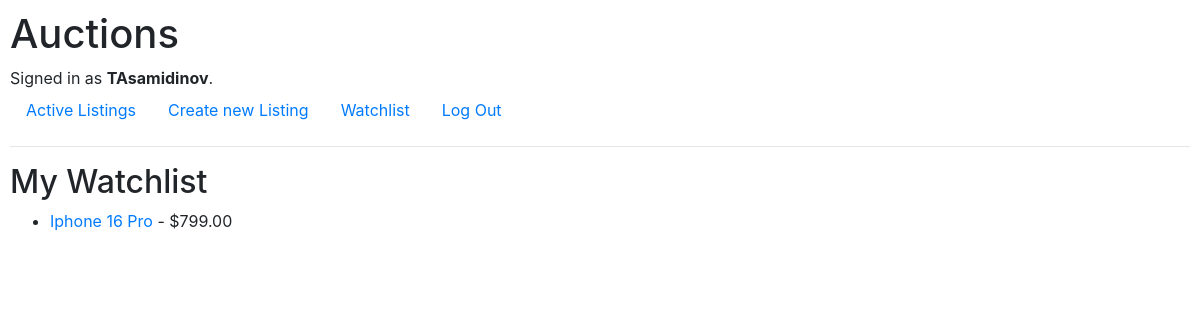
Screenshot of /watchlist (signed in) with the database file from the repository.
### auctions/models.py (models this page shows, shortened)
class User(AbstractUser):
    name = models.CharField(max_length=255, blank=True)
    surname = models.CharField(max_length=255, blank=True)
    email = models.EmailField(unique=True)
    phone_number = models.CharField(max_length=15, blank=True)
    address = models.TextField(blank=True)
    date_of_birth = models.DateField(null=True, blank=True)
    is_verified = models.BooleanField(default=False)
    watchlist = models.ManyToManyField('Listing', related_name='watchers', blank=True)

class Listing(models.Model):
    title = models.CharField(max_length=255)
    description = models.TextField()
    price = models.DecimalField(max_digits=10, decimal_places=2)
    created_at = models.DateTimeField(auto_now_add=True)
    updated_at = models.DateTimeField(auto_now=True)
    owner = models.ForeignKey(User, on_delete=models.CASCADE)
    category = models.CharField(max_length=50, blank=True)
    image_url = models.URLField(blank=True, null=True)
    is_active = models.BooleanField(default=True)

### auctions/views.py (the view)
# urls.py: path("watchlist", views.watchlist, name="watchlist"),
def watchlist(request):
    if request.user.is_authenticated:
        watchlist_items = request.user.watchlist.all()
        return render(request, "auctions/watchlist.html", {
            "watchlist": watchlist_items
        })
    else:
        return render(request, "auctions/login.html", {
            "message": "You must be logged in to view your watchlist."
        })

### auctions/templates/auctions/watchlist.html
{% extends "auctions/layout.html" %}
{% block body %}
    <h2>My Watchlist</h2>
    {% if watchlist %}
        <ul>
            {% for listing in watchlist %}
                <li>
                    <a href="{% url 'listing' listing.id %}">{{ listing.title }}</a> - ${{ listing.price }}
                </li>
            {% endfor %}
        </ul>
    {% else %}
        <p>Your watchlist is empty.</p>
    {% endif %}
{% endblock %}

### auctions/templates/auctions/layout.html (shortened to what this page needs)
{% load static %}
<!DOCTYPE html>
<html lang="en">
    <head>
        <link rel="stylesheet" href="https://stackpath.bootstrapcdn.com/bootstrap/4.4.1/css/bootstrap.min.css">
        <link href="{% static 'auctions/styles.css' %}" rel="stylesheet">
    </head>
    <body>
        <h1>Auctions</h1>
        <div>
            {% if user.is_authenticated %}
                Signed in as <strong>{{ user.username }}</strong>.
            {% else %}
                Not signed in.
            {% endif %}
        </div>
        <ul class="nav">
            <li class="nav-item">
                <a class="nav-link" href="{% url 'index' %}">Active Listings</a>
            </li>
            <li class="nav-item">
                <a class="nav-link" href="{% url 'new_listing' %}">Create new Listing</a>
            </li>
            <li class="nav-item">
                <a class="nav-link" href="{% url 'watchlist' %}">Watchlist</a>
            </li>
            {% if user.is_authenticated %}
                <li class="nav-item">
                    <a class="nav-link" href="{% url 'logout' %}">Log Out</a>
                </li>
            {% endif %}
        </ul>
        <hr>
        {% block body %}
        {% endblock %}
    </body>
</html>

### auctions/static/auctions/styles.css (style rules this page uses)
body { padding: 10px; }

### rows the page displays
User: username "TAsamidinov"
Listing: title "Iphone 16 Pro", price "799.00"
